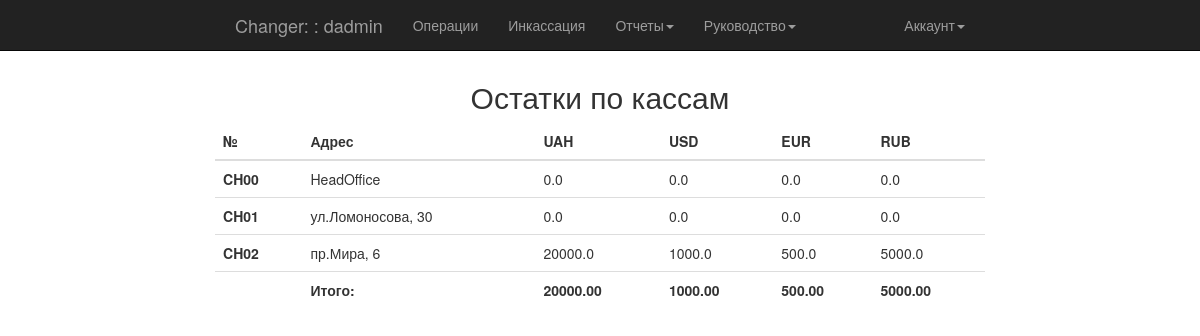
Page /boss/boss_state (signed in) on the committed database.
### app/models.py (models this page shows, shortened)
class User(UserMixin, db.Model):
    __tablename__ = 'users'
    id = db.Column(db.Integer, primary_key=True)
    username = db.Column(db.String(64), unique=True, index=True)
    password_hash = db.Column(db.String(128))
    member_since = db.Column(db.DateTime(), default=datetime.utcnow)
    last_seen = db.Column(db.DateTime(), default=datetime.utcnow)
    status = db.Column(db.Boolean, default=True)
    role_id = db.Column(db.Integer, db.ForeignKey('roles.id'))
    role = db.relationship('Role', backref='user')
    cash_id = db.Column(db.Integer, db.ForeignKey('cashes.id'))
    cash = db.relationship('Cashes', backref='user')
    group_id = db.Column(db.Integer, db.ForeignKey('group_cashes.id'), default=1)
    group = db.relationship('GroupOfCashes', backref='user')
    deals = db.relationship('Deals', backref='user', lazy='dynamic')
    transactions = db.relationship('Transaction', backref='user', lazy='dynamic')
    collections = db.relationship('Collections', backref='user')
    def can(self, permissions):
        return self.role is not None and (self.role.permissions & permissions) == permissions
    @property
    def password(self):
        raise "Password isn't readable attribute"

class Cashes(db.Model):
    __tablename__ = 'cashes'
    id = db.Column(db.Integer, primary_key=True)
    branch = db.Column(db.String(8))
    address = db.Column(db.String(64))
    member_since = db.Column(db.DateTime(), default=datetime.utcnow)
    status = db.Column(db.Boolean, default=True)
    group_id = db.Column(db.Integer, db.ForeignKey('group_cashes.id'))
    group = db.relationship('GroupOfCashes', backref='cash')
    deals = db.relationship('Deals', backref='cash', lazy='dynamic')
    collections = db.relationship('Collections', backref='cash')
    transactions = db.relationship('Transaction', backref='cash')

class Deals(db.Model):
    __tablename__ = 'deals'
    id = db.Column(db.Integer, primary_key=True)
    user_id = db.Column(db.Integer, db.ForeignKey('users.id'))
    cash_id = db.Column(db.Integer, db.ForeignKey('cashes.id'))
    inkass = db.Column(db.Boolean, default=False)  # inkass = 1 - YES;
    inkass_notes = db.Column(db.String(64))
    collector_id = db.Column(db.Integer, default=0)
    date_operation = db.Column(db.DateTime, default=datetime.utcnow)
    count_uah = db.Column(db.Float)
    currency_usd = db.Column(db.Float, default=0)
    count_usd = db.Column(db.Float)
    currency_eur = db.Column(db.Float, default=0)
    count_eur = db.Column(db.Float)
    currency_rub = db.Column(db.Float, default=0)
    count_rub = db.Column(db.Float)

### app/boss/views.py (the view)
@boss.route('/boss_state')
@login_required
@permission_required(Permission.SHOW_STATUS)
def boss_state():
    result_branches = []
    for i in Cashes.query.order_by('id').all():
        deal = Deals.query.filter_by(cash_id=i.id).order_by(Deals.id.desc()).first()
        result_one = (i.branch, i.address, deal.count_uah, deal.count_usd, deal.count_eur, deal.count_rub)
        result_branches.append(result_one)
    return render_template('boss/boss_state.html', result_branches=result_branches)

### app/main/__init__.py (called while the page is built)
@main.app_context_processor
def inject_permission():
    return dict(Permission=Permission)

### app/models.py (called while the page is built)
@login_manager.user_loader
def load_user(user_id):
    return User.query.get(int(user_id))

### app/templates/boss/boss_state.html (shortened to what this page needs)
{% extends "base.html" %}
{% block content %}
    <div class="col-sm-8 col-sm-offset-2 loginpage">
        <p><h2 class="text-center">Остатки по кассам</h2></p>
        <table class='table table-hover'>
            <thead>
            <tr>
                <th>№</th>
                <th>Адрес</th>
                <th>UAH</th>
                <th>USD</th>
                <th>EUR</th>
                <th>RUB</th>
            </tr>
            </thead>
            <tbody>
            {% for i in result_branches %}
                <tr>
                    <th class='row'> {{ i[0] }}</th>
                    <td>{{ i[1] }}</td>
                    <td>{{ i[2] }}</td>
                    <td>{{ i[3] }}</td>
                    <td>{{ i[4] }}</td>
                    <td>{{ i[5] }}</td>
                </tr>
            {% endfor %}
            </tbody>
            <tfoot>
            <tr>
                <th></th>
                <th>Итого:</th>
                <th id="sum_uah"></th>
                <th id="sum_usd"></th>
                <th id="sum_eur"></th>
                <th id="sum_rub"></th>
            </tr>
            </tfoot>
        </table>
    </div>
{% endblock %}

### app/templates/base.html (shortened to what this page needs)
<!DOCTYPE html>
<html lang="en" {% block html_attribs %}{% endblock html_attribs %}>
{% block html %}
    <head>
        {% block head %}
            {% block styles %}
                <link rel="stylesheet" href="{{ url_for('static', filename='bootstrap.min.css') }}">
                <link rel="stylesheet" href="{{ url_for('static', filename='style.css') }}">
            {% endblock styles %}
        {% endblock head %}
    </head>
    <body>
    {% block body %}
        {% block navbar %}
            <nav class="navbar navbar-inverse navbar-fixed-top">
                <div class="container">
                    <div class="col-md-8 col-md-offset-2">
                        <div class="navbar-header">
                            {% if current_user.is_authenticated %}
                                <a class="navbar-brand" href="#">Changer: {{ current_user.cash.branch }}: {{ current_user.username }}</a>
                            {% else %}
                                <a class="navbar-brand" href="#">Changer</a>
                            {% endif %}
                        </div>
                        <div class="navbar-collapse collapse">
                            <ul class="nav navbar-nav">
                                {% if current_user.is_authenticated %}
                                    {% if current_user.can(Permission.MAKE_OPERATION) %}
                                        <li><a href="{{ url_for('main.index') }}">Операции</a></li>
                                        <li><a href="{{ url_for('main.collections') }}">Инкассация</a></li>
                                        <li class="dropdown">
                                            <a href="#" class="dropdown-toggle" data-toggle="dropdown">Отчеты<b class="caret"></b></a>
                                        </li>
                                    {% endif %}
                                    {% if current_user.can(Permission.SHOW_STATUS) %}
                                        <li class="dropdown">
                                        <a href="#" class="dropdown-toggle" data-toggle="dropdown">Руководство<b class="caret"></b></a>
                                    </li>
                                    {% endif %}
                                {% endif %}
                            </ul>
                            <ul class="nav navbar-nav navbar-right">
                                {% if current_user.is_authenticated %}
                                    <li class="dropdown">
                                        <a href="#" class="dropdown-toggle" data-toggle="dropdown">Аккаунт<b class="caret"></b></a>
                                    </li>
                                {% else %}
                                    <li><a href="{{ url_for('auth.login') }}">Войти</a></li>
                                {% endif %}
                            </ul>
                        </div>
                    </div>
                </div>
            </nav>
        {% endblock navbar %}
        {% block content %}
        {% endblock content %}
    {% endblock body %}
    </body>
{% endblock html %}
</html>

### app/static/style.css (style rules this page uses)
.loginpage { margin-top: 60px; }

### rows in the picture
User: username "dadmin"
Cashes: branch "CH00", address "HeadOffice"
Deals: count_uah "0.0", count_usd "0.0", count_eur "0.0", count_rub "0.0"
Cashes: branch "CH01", address "ул.Ломоносова, 30"
Deals: count_uah "0.0", count_usd "0.0", count_eur "0.0", count_rub "0.0"
Cashes: branch "CH02", address "пр.Мира, 6"
Deals: count_uah "20000.0", count_usd "1000.0", count_eur "500.0", count_rub "5000.0"
